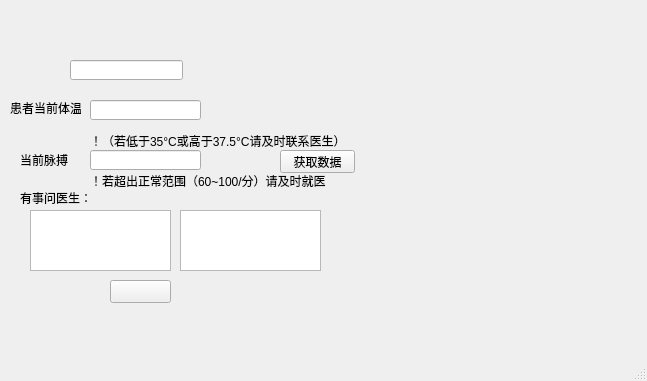
<?xml version="1.0" encoding="UTF-8"?>
<ui version="4.0">
 <class>MainWindow_child</class>
 <widget class="QMainWindow" name="MainWindow_child">
  <property name="geometry">
   <rect>
    <x>0</x>
    <y>0</y>
    <width>647</width>
    <height>381</height>
   </rect>
  </property>
  <property name="windowTitle">
   <string>老年人健康守护，安心，放心</string>
  </property>
  <widget class="QWidget" name="centralwidget">
   <widget class="QLineEdit" name="line_countin2">
    <property name="geometry">
     <rect>
      <x>70</x>
      <y>60</y>
      <width>113</width>
      <height>20</height>
     </rect>
    </property>
   </widget>
   <widget class="QTextEdit" name="tedit_sndquest">
    <property name="geometry">
     <rect>
      <x>30</x>
      <y>210</y>
      <width>141</width>
      <height>61</height>
     </rect>
    </property>
   </widget>
   <widget class="QTextBrowser" name="tbrow_rec">
    <property name="geometry">
     <rect>
      <x>180</x>
      <y>210</y>
      <width>141</width>
      <height>61</height>
     </rect>
    </property>
   </widget>
   <widget class="QLabel" name="label">
    <property name="geometry">
     <rect>
      <x>0</x>
      <y>0</y>
      <width>481</width>
      <height>441</height>
     </rect>
    </property>
    <property name="styleSheet">
     <string notr="true">border-image:url(:/new/prefix1/dialog2.png)</string>
    </property>
    <property name="text">
     <string/>
    </property>
   </widget>
   <widget class="QPushButton" name="btn_sndquest">
    <property name="geometry">
     <rect>
      <x>110</x>
      <y>280</y>
      <width>61</width>
      <height>23</height>
     </rect>
    </property>
    <property name="styleSheet">
     <string notr="true">border-image:url(:/new/prefix1/send2.png)</string>
    </property>
    <property name="text">
     <string/>
    </property>
   </widget>
   <widget class="QLabel" name="label_2">
    <property name="geometry">
     <rect>
      <x>20</x>
      <y>190</y>
      <width>71</width>
      <height>16</height>
     </rect>
    </property>
    <property name="text">
     <string>有事问医生：</string>
    </property>
   </widget>
   <widget class="QLineEdit" name="line_temp">
    <property name="geometry">
     <rect>
      <x>90</x>
      <y>100</y>
      <width>111</width>
      <height>20</height>
     </rect>
    </property>
   </widget>
   <widget class="QLineEdit" name="line_puls">
    <property name="geometry">
     <rect>
      <x>90</x>
      <y>150</y>
      <width>111</width>
      <height>20</height>
     </rect>
    </property>
   </widget>
   <widget class="QLabel" name="label_3">
    <property name="geometry">
     <rect>
      <x>10</x>
      <y>100</y>
      <width>71</width>
      <height>16</height>
     </rect>
    </property>
    <property name="text">
     <string>患者当前体温</string>
    </property>
   </widget>
   <widget class="QLabel" name="label_4">
    <property name="geometry">
     <rect>
      <x>20</x>
      <y>150</y>
      <width>61</width>
      <height>20</height>
     </rect>
    </property>
    <property name="text">
     <string>当前脉搏</string>
    </property>
   </widget>
   <widget class="QLabel" name="label_5">
    <property name="geometry">
     <rect>
      <x>90</x>
      <y>130</y>
      <width>261</width>
      <height>21</height>
     </rect>
    </property>
    <property name="text">
     <string>！（若低于35°C或高于37.5°C请及时联系医生）</string>
    </property>
   </widget>
   <widget class="QLabel" name="label_6">
    <property name="geometry">
     <rect>
      <x>90</x>
      <y>170</y>
      <width>261</width>
      <height>21</height>
     </rect>
    </property>
    <property name="text">
     <string>！若超出正常范围（60~100/分）请及时就医</string>
    </property>
   </widget>
   <widget class="QPushButton" name="btn_shuju">
    <property name="geometry">
     <rect>
      <x>280</x>
      <y>150</y>
      <width>75</width>
      <height>23</height>
     </rect>
    </property>
    <property name="text">
     <string>获取数据</string>
    </property>
   </widget>
   <zorder>label</zorder>
   <zorder>line_countin2</zorder>
   <zorder>tedit_sndquest</zorder>
   <zorder>tbrow_rec</zorder>
   <zorder>btn_sndquest</zorder>
   <zorder>label_2</zorder>
   <zorder>line_temp</zorder>
   <zorder>line_puls</zorder>
   <zorder>label_3</zorder>
   <zorder>label_4</zorder>
   <zorder>label_5</zorder>
   <zorder>label_6</zorder>
   <zorder>btn_shuju</zorder>
  </widget>
  <widget class="QMenuBar" name="menubar">
   <property name="geometry">
    <rect>
     <x>0</x>
     <y>0</y>
     <width>647</width>
     <height>23</height>
    </rect>
   </property>
  </widget>
  <widget class="QStatusBar" name="statusbar"/>
 </widget>
 <resources/>
 <connections/>
</ui>
